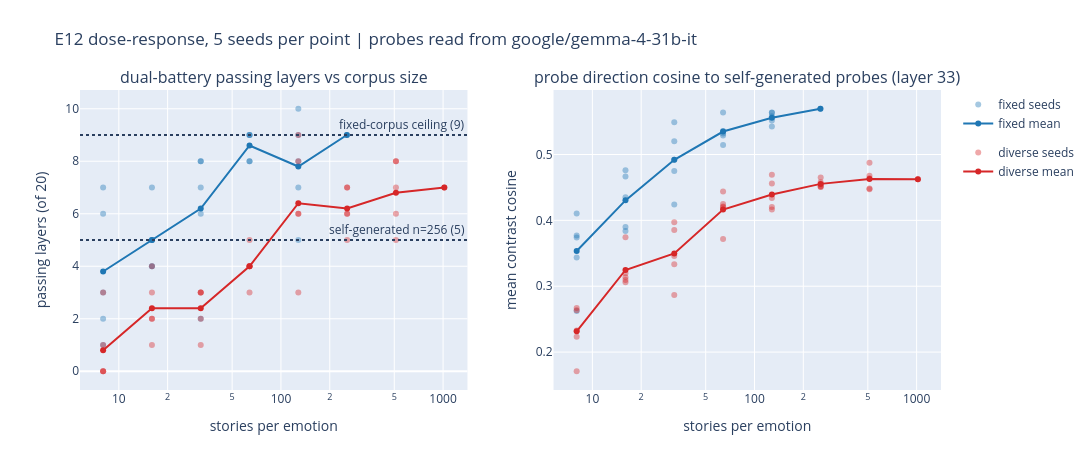

The notebook cell this image was saved under:
### Markdown cell above
## 4. Dose-response: how many stories do probes actually need? (E12)

**How to read this:** x is stories per emotion (log scale), y is how many of
the 20 layers pass the dual-battery bar. Markers are 5 seeded subsamples per
n; the line tracks the seed mean. **What this buys:** the answer to "would
more stories help?". The fixed arm saturates near n=64; horizontal reference
lines mark self-generated probes (5 passing layers at n=256) and the
fixed-corpus ceiling (9). The diverse arm sits BELOW the fixed arm at every
matched n (at n=256: mean 6.2 vs 9.0) and never reaches the fixed ceiling
even at n=1018: pinning personas and settings adds non-emotional variance,
so each emotion mean is noisier per story. The right panel shows the
contrast cosine of each subsample's probes to the self-generated probes at
layer 33: probe FUNCTION saturates before probe GEOMETRY stops moving.

### Code cell
# this cell plots passing-layer count and probe-direction convergence versus n
src = both_curves["arms"] if both_curves else {"fixed": fixed_curve["arms"]["fixed"]}
fig = make_subplots(rows=1, cols=2, subplot_titles=(
    "dual-battery passing layers vs corpus size",
    "probe direction cosine to self-generated probes (layer 33)"))
colors = {"fixed": "#1f77b4", "diverse": "#d62728"}
for arm, curve in src.items():
    points = curve["points"]
    corpus_sizes = sorted({point["n"] for point in points})
    for col, metric in ((1, "n_passing_layers"), (2, "mean_contrast_cos_to_selfgen_L33")):
        # one marker per seeded subsample, plus the seed mean at each corpus size
        seed_sizes = [point["n"] for point in points]
        seed_values = [point[metric] for point in points]
        seed_means = []
        for size in corpus_sizes:
            values_at_size = [point[metric] for point in points if point["n"] == size]
            seed_means.append(np.mean(values_at_size))
        fig.add_scatter(x=seed_sizes, y=seed_values, mode="markers",
                        marker=dict(color=colors.get(arm, "gray"), opacity=0.4),
                        name=f"{arm} seeds", legendgroup=arm, showlegend=(col == 1), row=1, col=col)
        fig.add_scatter(x=corpus_sizes, y=seed_means, mode="lines+markers",
                        line=dict(color=colors.get(arm, "gray")),
                        name=f"{arm} mean", legendgroup=arm, showlegend=(col == 1), row=1, col=col)
fig.add_hline(y=9, line_dash="dot", annotation_text="fixed-corpus ceiling (9)", row=1, col=1)
fig.add_hline(y=5, line_dash="dot", annotation_text="self-generated n=256 (5)", row=1, col=1)
fig.update_xaxes(type="log", title="stories per emotion")
fig.update_yaxes(title="passing layers (of 20)", row=1, col=1)
fig.update_yaxes(title="mean contrast cosine", row=1, col=2)
fig.update_layout(title=f"E12 dose-response, 5 seeds per point | probes read from {MODEL}",
                  width=1150, height=470, margin=dict(t=90))
fig.show()

### Figure 1 — Plotly figure (JSON) as saved in the notebook; plotly's stock layout.template omitted (floating-point values rounded to 4 significant figures)
{"data": [{"legendgroup": "fixed", "marker": {"color": "#1f77b4", "opacity": 0.4}, "mode": "markers", "name": "fixed seeds", "showlegend": true, "type": "scatter", "x": [8, 8, 8, 8, 8, 16, 16, 16, 16, 16, 32, 32, 32, 32, 32, 64, 64, 64, 64, 64, 128, 128, 128, 128, 128, 255], "xaxis": "x", "y": [2, 6, 3, 7, 1, 5, 5, 4, 7, 4, 6, 7, 8, 2, 8, 8, 9, 9, 9, 8, 7, 8, 5, 10, 9, 9], "yaxis": "y"}, {"legendgroup": "fixed", "line": {"color": "#1f77b4"}, "mode": "lines+markers", "name": "fixed mean", "showlegend": true, "type": "scatter", "x": [8, 16, 32, 64, 128, 255], "xaxis": "x", "y": [3.8, 5.0, 6.2, 8.6, 7.8, 9.0], "yaxis": "y"}, {"legendgroup": "fixed", "marker": {"color": "#1f77b4", "opacity": 0.4}, "mode": "markers", "name": "fixed seeds", "showlegend": false, "type": "scatter", "x": [8, 8, 8, 8, 8, 16, 16, 16, 16, 16, 32, 32, 32, 32, 32, 64, 64, 64, 64, 64, 128, 128, 128, 128, 128, 255], "xaxis": "x2", "y": [0.3769, 0.2624, 0.4105, 0.3435, 0.3739, 0.4762, 0.3897, 0.3839, 0.4667, 0.4352, 0.475, 0.5199, 0.5488, 0.4239, 0.4922, 0.5636, 0.5146, 0.5317, 0.5355, 0.5289, 0.5581, 0.5516, 0.5425, 0.5632, 0.5637, 0.5694], "yaxis": "y2"}, {"legendgroup": "fixed", "line": {"color": "#1f77b4"}, "mode": "lines+markers", "name": "fixed mean", "showlegend": false, "type": "scatter", "x": [8, 16, 32, 64, 128, 255], "xaxis": "x2", "y": [0.3534, 0.4304, 0.492, 0.5349, 0.5558, 0.5694], "yaxis": "y2"}, {"legendgroup": "diverse", "marker": {"color": "#d62728", "opacity": 0.4}, "mode": "markers", "name": "diverse seeds", "showlegend": true, "type": "scatter", "x": [8, 8, 8, 8, 8, 16, 16, 16, 16, 16, 32, 32, 32, 32, 32, 64, 64, 64, 64, 64, 128, 128, 128, 128, 128, 256, 256, 256, 256, 256, 512, 512, 512, 512, 512, 1018], "xaxis": "x", "y": [3, 1, 0, 0, 0, 4, 3, 2, 2, 1, 3, 3, 2, 1, 3, 4, 3, 4, 4, 5, 8, 6, 9, 6, 3, 7, 7, 6, 6, 5, 8, 5, 8, 7, 6, 7], "yaxis": "y"}, {"legendgroup": "diverse", "line": {"color": "#d62728"}, "mode": "lines+markers", "name": "diverse mean", "showlegend": true, "type": "scatter", "x": [8, 16, 32, 64, 128, 256, 512, 1018], "xaxis": "x", "y": [0.8, 2.4, 2.4, 4.0, 6.4, 6.2, 6.8, 7.0], "yaxis": "y"}, {"legendgroup": "diverse", "marker": {"color": "#d62728", "opacity": 0.4}, "mode": "markers", "name": "diverse seeds", "showlegend": false, "type": "scatter", "x": [8, 8, 8, 8, 8, 16, 16, 16, 16, 16, 32, 32, 32, 32, 32, 64, 64, 64, 64, 64, 128, 128, 128, 128, 128, 256, 256, 256, 256, 256, 512, 512, 512, 512, 512, 1018], "xaxis": "x2", "y": [0.2636, 0.1709, 0.2234, 0.2327, 0.2671, 0.3197, 0.3093, 0.306, 0.3137, 0.3744, 0.3855, 0.3335, 0.2866, 0.3457, 0.3971, 0.3719, 0.4211, 0.4439, 0.4247, 0.4199, 0.4203, 0.4341, 0.456, 0.4691, 0.4164, 0.4578, 0.4509, 0.4651, 0.4523, 0.4507, 0.4484, 0.4676, 0.4473, 0.4638, 0.4875, 0.4623], "yaxis": "y2"}, {"legendgroup": "diverse", "line": {"color": "#d62728"}, "mode": "lines+markers", "name": "diverse mean", "showlegend": false, "type": "scatter", "x": [8, 16, 32, 64, 128, 256, 512, 1018], "xaxis": "x2", "y": [0.2315, 0.3246, 0.3497, 0.4163, 0.4392, 0.4554, 0.4629, 0.4623], "yaxis": "y2"}], "layout": {"annotations": [{"font": {"size": 16}, "showarrow": false, "text": "dual-battery passing layers vs corpus size", "x": 0.225, "xanchor": "center", "xref": "paper", "y": 1.0, "yanchor": "bottom", "yref": "paper"}, {"font": {"size": 16}, "showarrow": false, "text": "probe direction cosine to self-generated probes (layer 33)", "x": 0.775, "xanchor": "center", "xref": "paper", "y": 1.0, "yanchor": "bottom", "yref": "paper"}, {"showarrow": false, "text": "fixed-corpus ceiling (9)", "x": 1, "xanchor": "right", "xref": "x domain", "y": 9, "yanchor": "bottom", "yref": "y"}, {"showarrow": false, "text": "self-generated n=256 (5)", "x": 1, "xanchor": "right", "xref": "x domain", "y": 5, "yanchor": "bottom", "yref": "y"}], "height": 470, "margin": {"t": 90}, "shapes": [{"line": {"dash": "dot"}, "type": "line", "x0": 0, "x1": 1, "xref": "x domain", "y0": 9, "y1": 9, "yref": "y"}, {"line": {"dash": "dot"}, "type": "line", "x0": 0, "x1": 1, "xref": "x domain", "y0": 5, "y1": 5, "yref": "y"}], "title": {"text": "E12 dose-response, 5 seeds per point | probes read from google/gemma-4-31b-it"}, "width": 1150, "xaxis": {"anchor": "y", "domain": [0.0, 0.45], "title": {"text": "stories per emotion"}, "type": "log"}, "xaxis2": {"anchor": "y2", "domain": [0.55, 1.0], "title": {"text": "stories per emotion"}, "type": "log"}, "yaxis": {"anchor": "x", "domain": [0.0, 1.0], "title": {"text": "passing layers (of 20)"}}, "yaxis2": {"anchor": "x2", "domain": [0.0, 1.0], "title": {"text": "mean contrast cosine"}}}}
